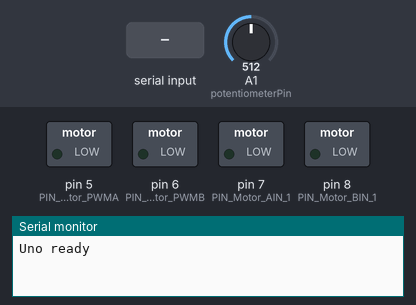
The sketch below on a simulated Arduino Uno, built with avr-gcc and run on an emulated ATmega328P. Parts: switched loads named in the sketch (green lamp = pin HIGH), the last lines printed to the serial monitor. The test bench sets the inputs (shaded band); at power-on: A1 (potentiometerPin) = 512.

Above: at 1.2 s.
1.3 s: "pressed1\n" received over the second serial link
At 2.4 s:
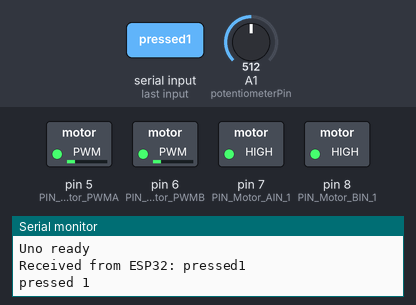
2.8 s: "pressed2\n" received over the second serial link
At 4.8 s:
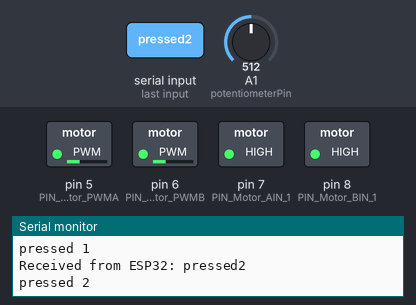
5.8 s: A1 (potentiometerPin) set to 314
7.3 s: A1 (potentiometerPin) set to 300
Timing chart, 0 to 10.2 s (numbered marks = the images above; inputs shaded):
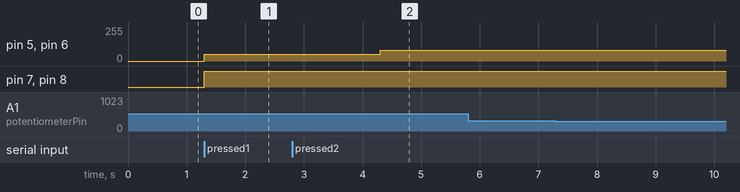

Measured:
- after the input at 1.3 s, pin 5 (PIN_Motor_PWMA), pin 6 (PIN_Motor_PWMB): 0/255 → 50/255 at once; pin 7 (PIN_Motor_AIN_1), pin 8 (PIN_Motor_BIN_1): LOW → HIGH at once
- after the input at 2.8 s, pin 5 (PIN_Motor_PWMA), pin 6 (PIN_Motor_PWMB): 50/255 → 80/255 after 1.5 s
- after the input at 5.8 s, every drawn part: stays the same

The sketch:

final_final_motor_code.ino
```cpp
#include <SoftwareSerial.h>
SoftwareSerial mySerial(10, 11); // Orange/RX=10, Brown/TX=11
#define PIN_Motor_STBY 3

// motorA
#define PIN_Motor_PWMA 5
#define PIN_Motor_AIN_1 7

// motorB
#define PIN_Motor_PWMB 6
#define PIN_Motor_BIN_1 8

#define carSpeed 150

const float V_REF = 5.0;                         // Analog reference voltage (e.g., 5V or 3.3V)
const float R_BITS = 10.0;                       // ADC resolution (bits)
const float ADC_STEPS = (1 << int(R_BITS)) - 1;  // Number of steps (2^R_BITS - 1)

const int potentiometerPin = A1;  // Potentiometer wiper connected to analog pin A3

void pin_setup(void)
{

  pinMode(PIN_Motor_PWMA, OUTPUT);
  pinMode(PIN_Motor_PWMB, OUTPUT);
  pinMode(PIN_Motor_AIN_1, OUTPUT);
  pinMode(PIN_Motor_BIN_1, OUTPUT);
}


void forward(int8_t speed_A, uint8_t speed_B) {
  //enable
  digitalWrite(PIN_Motor_STBY, HIGH);
  // forward
  digitalWrite(PIN_Motor_AIN_1, HIGH);
  analogWrite(PIN_Motor_PWMA, speed_A);
  digitalWrite(PIN_Motor_BIN_1, HIGH);
  analogWrite(PIN_Motor_PWMB, speed_B);
  //adjust delay to control pace
  delay(3000);
  //disable
  digitalWrite(PIN_Motor_STBY, LOW);
}

void back(int8_t speed_A, uint8_t speed_B) {
  //enable
  digitalWrite(PIN_Motor_STBY, HIGH);
  digitalWrite(PIN_Motor_AIN_1, LOW);
  analogWrite(PIN_Motor_PWMA, speed_A);
  digitalWrite(PIN_Motor_BIN_1, LOW);
  analogWrite(PIN_Motor_PWMB, speed_B);
  delay(3000);
  //disable
  digitalWrite(PIN_Motor_STBY, LOW);
}

void setup() {
  Serial.begin(9600);      // USB Serial Monitor
  mySerial.begin(9600);    // SoftwareSerial to ESP32
  Serial.println("Uno ready");
  pin_setup();
}

void loop() {
  int rawValue = analogRead(potentiometerPin);     // Read the analog input
  float voltage = (rawValue / ADC_STEPS) * V_REF;  // Convert to voltage

  //Serial.print("Voltage: ");
  //Serial.print(voltage, 3);  // Print voltage with 3 decimal places
  //Serial.println(" V");

  if (voltage > 1.50) {
    if (mySerial.available()) {
      String msg = mySerial.readStringUntil('\n');
      msg.trim();
      Serial.println("Received from ESP32: " + msg);
      if (msg.equals("pressed1")){
        Serial.println("pressed 1");
        forward(50,50);
      }
      else if (msg.equals("pressed2")) {
        Serial.println("pressed 2");
        forward(80,80);
      }
      else {
        Serial.println(msg);
      }
    }
  }
  else {
    Serial.println("floor");
  }
}
```
